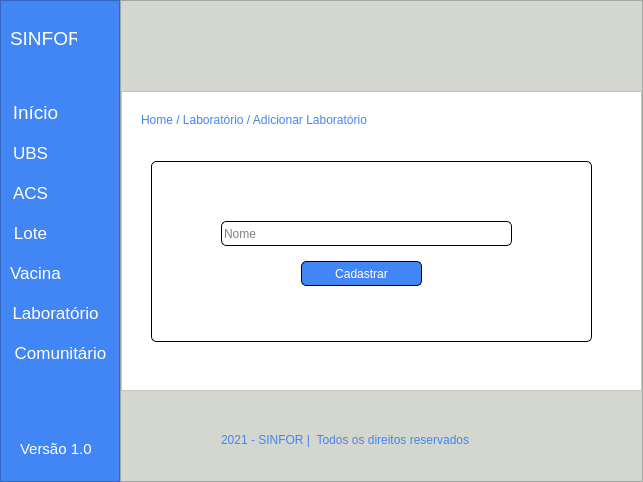
<?xml version="1.0" encoding="UTF-8"?>
<ui version="4.0">
 <class>MainWindow</class>
 <widget class="QMainWindow" name="MainWindow">
  <property name="geometry">
   <rect>
    <x>0</x>
    <y>0</y>
    <width>643</width>
    <height>482</height>
   </rect>
  </property>
  <property name="windowTitle">
   <string>MainWindow</string>
  </property>
  <property name="styleSheet">
   <string notr="true">background-color: rgb(211, 215, 207);</string>
  </property>
  <widget class="QWidget" name="centralwidget">
   <layout class="QHBoxLayout" name="horizontalLayout">
    <property name="spacing">
     <number>0</number>
    </property>
    <property name="leftMargin">
     <number>0</number>
    </property>
    <property name="topMargin">
     <number>0</number>
    </property>
    <property name="rightMargin">
     <number>0</number>
    </property>
    <property name="bottomMargin">
     <number>0</number>
    </property>
    <item>
     <widget class="QFrame" name="frame">
      <property name="maximumSize">
       <size>
        <width>120</width>
        <height>16777215</height>
       </size>
      </property>
      <property name="styleSheet">
       <string notr="true">background-color: #4285f4;</string>
      </property>
      <property name="frameShape">
       <enum>QFrame::StyledPanel</enum>
      </property>
      <property name="frameShadow">
       <enum>QFrame::Raised</enum>
      </property>
      <widget class="QLabel" name="label">
       <property name="geometry">
        <rect>
         <x>10</x>
         <y>30</y>
         <width>67</width>
         <height>17</height>
        </rect>
       </property>
       <property name="font">
        <font>
         <pointsize>14</pointsize>
        </font>
       </property>
       <property name="styleSheet">
        <string notr="true">color: rgb(255, 255, 255);</string>
       </property>
       <property name="text">
        <string>SINFOR</string>
       </property>
      </widget>
      <widget class="QLabel" name="label_9">
       <property name="geometry">
        <rect>
         <x>20</x>
         <y>440</y>
         <width>71</width>
         <height>17</height>
        </rect>
       </property>
       <property name="font">
        <font>
         <pointsize>11</pointsize>
        </font>
       </property>
       <property name="styleSheet">
        <string notr="true">color: rgb(255, 255, 255);</string>
       </property>
       <property name="text">
        <string>Versão 1.0</string>
       </property>
      </widget>
      <widget class="QPushButton" name="btn_inicio">
       <property name="geometry">
        <rect>
         <x>10</x>
         <y>100</y>
         <width>51</width>
         <height>25</height>
        </rect>
       </property>
       <property name="font">
        <font>
         <pointsize>14</pointsize>
        </font>
       </property>
       <property name="cursor">
        <cursorShape>PointingHandCursor</cursorShape>
       </property>
       <property name="styleSheet">
        <string notr="true">border:none;
color: #fff;</string>
       </property>
       <property name="text">
        <string>Início</string>
       </property>
      </widget>
      <widget class="QPushButton" name="btn_lote">
       <property name="geometry">
        <rect>
         <x>10</x>
         <y>220</y>
         <width>41</width>
         <height>25</height>
        </rect>
       </property>
       <property name="font">
        <font>
         <pointsize>13</pointsize>
        </font>
       </property>
       <property name="cursor">
        <cursorShape>PointingHandCursor</cursorShape>
       </property>
       <property name="styleSheet">
        <string notr="true">border:none;
color: #fff;</string>
       </property>
       <property name="text">
        <string>Lote</string>
       </property>
      </widget>
      <widget class="QPushButton" name="btn_ubs">
       <property name="geometry">
        <rect>
         <x>10</x>
         <y>140</y>
         <width>41</width>
         <height>25</height>
        </rect>
       </property>
       <property name="font">
        <font>
         <pointsize>13</pointsize>
        </font>
       </property>
       <property name="cursor">
        <cursorShape>PointingHandCursor</cursorShape>
       </property>
       <property name="styleSheet">
        <string notr="true">border:none;
color: #fff;</string>
       </property>
       <property name="text">
        <string>UBS</string>
       </property>
      </widget>
      <widget class="QPushButton" name="btn_acs">
       <property name="geometry">
        <rect>
         <x>10</x>
         <y>180</y>
         <width>41</width>
         <height>25</height>
        </rect>
       </property>
       <property name="font">
        <font>
         <pointsize>13</pointsize>
        </font>
       </property>
       <property name="cursor">
        <cursorShape>PointingHandCursor</cursorShape>
       </property>
       <property name="layoutDirection">
        <enum>Qt::LeftToRight</enum>
       </property>
       <property name="styleSheet">
        <string notr="true">border:none;
color: #fff;</string>
       </property>
       <property name="text">
        <string>ACS</string>
       </property>
       <property name="checkable">
        <bool>false</bool>
       </property>
      </widget>
      <widget class="QPushButton" name="btn_laboratorio">
       <property name="geometry">
        <rect>
         <x>10</x>
         <y>300</y>
         <width>91</width>
         <height>25</height>
        </rect>
       </property>
       <property name="font">
        <font>
         <pointsize>13</pointsize>
        </font>
       </property>
       <property name="cursor">
        <cursorShape>PointingHandCursor</cursorShape>
       </property>
       <property name="styleSheet">
        <string notr="true">border:none;
color: #fff;</string>
       </property>
       <property name="text">
        <string>Laboratório</string>
       </property>
      </widget>
      <widget class="QPushButton" name="btn_comunitario">
       <property name="geometry">
        <rect>
         <x>10</x>
         <y>340</y>
         <width>101</width>
         <height>25</height>
        </rect>
       </property>
       <property name="font">
        <font>
         <pointsize>13</pointsize>
        </font>
       </property>
       <property name="cursor">
        <cursorShape>PointingHandCursor</cursorShape>
       </property>
       <property name="styleSheet">
        <string notr="true">border:none;
color: #fff;</string>
       </property>
       <property name="text">
        <string>Comunitário</string>
       </property>
      </widget>
      <widget class="QPushButton" name="btn_vacina">
       <property name="geometry">
        <rect>
         <x>10</x>
         <y>260</y>
         <width>51</width>
         <height>25</height>
        </rect>
       </property>
       <property name="font">
        <font>
         <pointsize>13</pointsize>
        </font>
       </property>
       <property name="cursor">
        <cursorShape>PointingHandCursor</cursorShape>
       </property>
       <property name="styleSheet">
        <string notr="true">border:none;
color: #fff;</string>
       </property>
       <property name="text">
        <string>Vacina</string>
       </property>
      </widget>
     </widget>
    </item>
    <item>
     <widget class="QFrame" name="frame_2">
      <property name="frameShape">
       <enum>QFrame::StyledPanel</enum>
      </property>
      <property name="frameShadow">
       <enum>QFrame::Raised</enum>
      </property>
      <layout class="QVBoxLayout" name="verticalLayout">
       <property name="spacing">
        <number>0</number>
       </property>
       <property name="leftMargin">
        <number>0</number>
       </property>
       <property name="topMargin">
        <number>0</number>
       </property>
       <property name="rightMargin">
        <number>0</number>
       </property>
       <property name="bottomMargin">
        <number>0</number>
       </property>
       <item>
        <widget class="QFrame" name="frame_3">
         <property name="maximumSize">
          <size>
           <width>16777215</width>
           <height>70</height>
          </size>
         </property>
         <property name="styleSheet">
          <string notr="true">background-color: rgb(211, 215, 207);</string>
         </property>
         <property name="frameShape">
          <enum>QFrame::NoFrame</enum>
         </property>
         <property name="frameShadow">
          <enum>QFrame::Raised</enum>
         </property>
         <property name="lineWidth">
          <number>1</number>
         </property>
        </widget>
       </item>
       <item>
        <widget class="QFrame" name="frame_4">
         <property name="maximumSize">
          <size>
           <width>16777215</width>
           <height>300</height>
          </size>
         </property>
         <property name="styleSheet">
          <string notr="true">background-color: rgb(255, 255, 255);</string>
         </property>
         <property name="frameShape">
          <enum>QFrame::StyledPanel</enum>
         </property>
         <property name="frameShadow">
          <enum>QFrame::Raised</enum>
         </property>
         <widget class="QLabel" name="label_11">
          <property name="geometry">
           <rect>
            <x>20</x>
            <y>20</y>
            <width>301</width>
            <height>17</height>
           </rect>
          </property>
          <property name="styleSheet">
           <string notr="true">color: #4285f4;</string>
          </property>
          <property name="text">
           <string>Home / Laboratório / Adicionar Laboratório</string>
          </property>
         </widget>
         <widget class="QFrame" name="frame_6">
          <property name="geometry">
           <rect>
            <x>30</x>
            <y>70</y>
            <width>441</width>
            <height>181</height>
           </rect>
          </property>
          <property name="styleSheet">
           <string notr="true">border: 1px solid #000;
border-radius: 5px;</string>
          </property>
          <property name="frameShape">
           <enum>QFrame::StyledPanel</enum>
          </property>
          <property name="frameShadow">
           <enum>QFrame::Raised</enum>
          </property>
          <widget class="QLineEdit" name="nome">
           <property name="geometry">
            <rect>
             <x>70</x>
             <y>60</y>
             <width>291</width>
             <height>25</height>
            </rect>
           </property>
           <property name="placeholderText">
            <string>Nome</string>
           </property>
          </widget>
          <widget class="QPushButton" name="btn_cadastrar">
           <property name="geometry">
            <rect>
             <x>150</x>
             <y>100</y>
             <width>121</width>
             <height>25</height>
            </rect>
           </property>
           <property name="cursor">
            <cursorShape>PointingHandCursor</cursorShape>
           </property>
           <property name="styleSheet">
            <string notr="true">background-color: #4285F4;
color: #FFF;</string>
           </property>
           <property name="text">
            <string>Cadastrar</string>
           </property>
          </widget>
         </widget>
        </widget>
       </item>
       <item>
        <widget class="QFrame" name="frame_5">
         <property name="maximumSize">
          <size>
           <width>16777215</width>
           <height>70</height>
          </size>
         </property>
         <property name="frameShape">
          <enum>QFrame::NoFrame</enum>
         </property>
         <property name="frameShadow">
          <enum>QFrame::Raised</enum>
         </property>
         <widget class="QLabel" name="label_10">
          <property name="geometry">
           <rect>
            <x>100</x>
            <y>30</y>
            <width>311</width>
            <height>17</height>
           </rect>
          </property>
          <property name="styleSheet">
           <string notr="true">color: #4285f4;</string>
          </property>
          <property name="text">
           <string>2021 - SINFOR |  Todos os direitos reservados</string>
          </property>
         </widget>
        </widget>
       </item>
      </layout>
     </widget>
    </item>
   </layout>
  </widget>
 </widget>
 <resources/>
 <connections/>
</ui>
